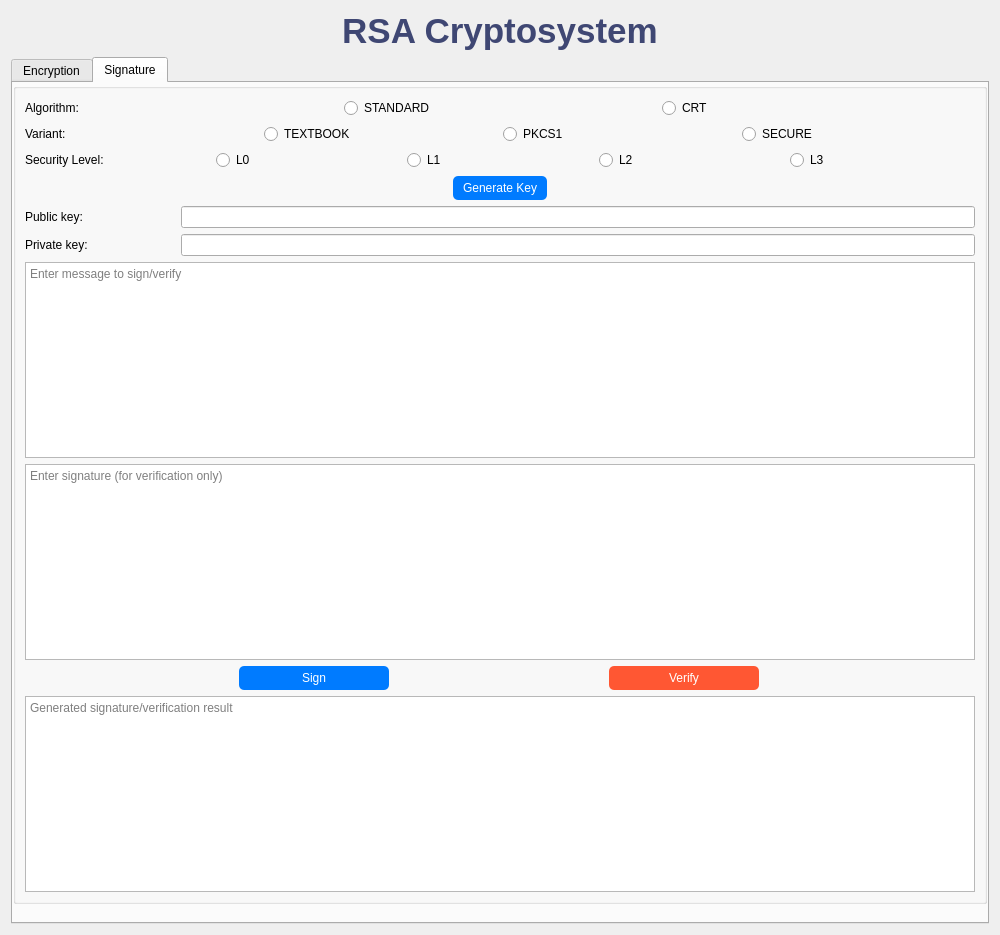
<?xml version="1.0" encoding="UTF-8"?>
<ui version="4.0">
 <class>PKC_Encryption_Schemes</class>
 <widget class="QWidget" name="PKC_Encryption_Schemes">
  <property name="geometry">
   <rect>
    <x>0</x>
    <y>0</y>
    <width>1000</width>
    <height>935</height>
   </rect>
  </property>
  <property name="windowTitle">
   <string>PKC: Encryption Schemes</string>
  </property>
  <layout class="QVBoxLayout" name="mainLayout">
   <item>
    <widget class="QLabel" name="mainTitle">
     <property name="styleSheet">
      <string>font-size: 35px; font-weight: bold; color: #3f4773;</string>
     </property>
     <property name="text">
      <string>RSA Cryptosystem</string>
     </property>
     <property name="alignment">
      <set>Qt::AlignmentFlag::AlignCenter</set>
     </property>
    </widget>
   </item>
   <item>
    <widget class="QTabWidget" name="tabWidget">
     <property name="currentIndex">
      <number>1</number>
     </property>
     <widget class="QWidget" name="tab">
      <attribute name="title">
       <string>Encryption</string>
      </attribute>
      <widget class="QGroupBox" name="rsaGroup">
       <property name="geometry">
        <rect>
         <x>0</x>
         <y>0</y>
         <width>974</width>
         <height>821</height>
        </rect>
       </property>
       <layout class="QVBoxLayout" name="rsaLayout">
        <item>
         <layout class="QHBoxLayout" name="rsaAlgorithmLayout">
          <item>
           <widget class="QLabel" name="rsaAlgorithmLabel">
            <property name="text">
             <string>Algorithm:</string>
            </property>
           </widget>
          </item>
          <item>
           <widget class="QRadioButton" name="rsaStandardRadioButton">
            <property name="text">
             <string>STANDARD</string>
            </property>
            <attribute name="buttonGroup">
             <string notr="true">selRsaAlgoEnc</string>
            </attribute>
           </widget>
          </item>
          <item>
           <widget class="QRadioButton" name="rsaCRTRadioButton">
            <property name="text">
             <string>CRT</string>
            </property>
            <attribute name="buttonGroup">
             <string notr="true">selRsaAlgoEnc</string>
            </attribute>
           </widget>
          </item>
         </layout>
        </item>
        <item>
         <layout class="QHBoxLayout" name="rsaVariantLayout">
          <item>
           <widget class="QLabel" name="rsaVariantLabel">
            <property name="text">
             <string>Variant:</string>
            </property>
           </widget>
          </item>
          <item>
           <widget class="QRadioButton" name="rsaTextbookRadioButton">
            <property name="text">
             <string>TEXTBOOK</string>
            </property>
            <attribute name="buttonGroup">
             <string notr="true">selVarEnc</string>
            </attribute>
           </widget>
          </item>
          <item>
           <widget class="QRadioButton" name="rsaPKCS1RadioButton">
            <property name="text">
             <string>PKCS1</string>
            </property>
            <attribute name="buttonGroup">
             <string notr="true">selVarEnc</string>
            </attribute>
           </widget>
          </item>
          <item>
           <widget class="QRadioButton" name="rsaSecureRadioButton">
            <property name="text">
             <string>SECURE</string>
            </property>
            <attribute name="buttonGroup">
             <string notr="true">selVarEnc</string>
            </attribute>
           </widget>
          </item>
         </layout>
        </item>
        <item>
         <layout class="QHBoxLayout" name="rsaSecurityLevelLayout">
          <item>
           <widget class="QLabel" name="rsaSecurityLevelLabel">
            <property name="text">
             <string>Security Level:</string>
            </property>
           </widget>
          </item>
          <item>
           <widget class="QRadioButton" name="rsaL0RadioButton">
            <property name="text">
             <string>L0</string>
            </property>
            <attribute name="buttonGroup">
             <string notr="true">selSecLevEnc</string>
            </attribute>
           </widget>
          </item>
          <item>
           <widget class="QRadioButton" name="rsaL1RadioButton">
            <property name="text">
             <string>L1</string>
            </property>
            <attribute name="buttonGroup">
             <string notr="true">selSecLevEnc</string>
            </attribute>
           </widget>
          </item>
          <item>
           <widget class="QRadioButton" name="rsaL2RadioButton">
            <property name="text">
             <string>L2</string>
            </property>
            <attribute name="buttonGroup">
             <string notr="true">selSecLevEnc</string>
            </attribute>
           </widget>
          </item>
          <item>
           <widget class="QRadioButton" name="rsaL3RadioButton">
            <property name="text">
             <string>L3</string>
            </property>
            <attribute name="buttonGroup">
             <string notr="true">selSecLevEnc</string>
            </attribute>
           </widget>
          </item>
         </layout>
        </item>
        <item>
         <layout class="QHBoxLayout" name="generateRsaKeyLayout">
          <item>
           <spacer name="leftSpacer">
            <property name="orientation">
             <enum>Qt::Orientation::Horizontal</enum>
            </property>
            <property name="sizeType">
             <enum>QSizePolicy::Policy::Expanding</enum>
            </property>
            <property name="sizeHint" stdset="0">
             <size>
              <width>0</width>
              <height>0</height>
             </size>
            </property>
           </spacer>
          </item>
          <item>
           <widget class="QPushButton" name="generateRsaKeyButton">
            <property name="styleSheet">
             <string notr="true">background-color: #007BFF; color: white; padding: 5px 10px; border-radius: 5px;</string>
            </property>
            <property name="text">
             <string>Generate Key</string>
            </property>
           </widget>
          </item>
          <item>
           <spacer name="rightSpacer">
            <property name="orientation">
             <enum>Qt::Orientation::Horizontal</enum>
            </property>
            <property name="sizeType">
             <enum>QSizePolicy::Policy::Expanding</enum>
            </property>
            <property name="sizeHint" stdset="0">
             <size>
              <width>0</width>
              <height>0</height>
             </size>
            </property>
           </spacer>
          </item>
         </layout>
        </item>
        <item>
         <layout class="QFormLayout" name="rsaParametersLayout">
          <item row="0" column="0">
           <widget class="QLabel" name="rsaExponentLabel">
            <property name="text">
             <string>Public key: </string>
            </property>
           </widget>
          </item>
          <item row="0" column="1">
           <widget class="QLineEdit" name="rsaExponentInput"/>
          </item>
         </layout>
        </item>
        <item>
         <layout class="QHBoxLayout" name="horizontalLayout">
          <item>
           <widget class="QLabel" name="label">
            <property name="text">
             <string>Private key:</string>
            </property>
           </widget>
          </item>
          <item>
           <widget class="QLineEdit" name="lineEdit"/>
          </item>
         </layout>
        </item>
        <item>
         <widget class="QTextEdit" name="inputText">
          <property name="placeholderText">
           <string>Enter message to encrypt/decrypt</string>
          </property>
         </widget>
        </item>
        <item>
         <layout class="QHBoxLayout" name="encryptDecryptButtonsLayout">
          <item>
           <widget class="QPushButton" name="encryptButton">
            <property name="maximumSize">
             <size>
              <width>150</width>
              <height>30</height>
             </size>
            </property>
            <property name="styleSheet">
             <string>background-color: #007BFF; color: white; padding: 5px 10px; border-radius: 5px;</string>
            </property>
            <property name="text">
             <string>Encrypt</string>
            </property>
           </widget>
          </item>
          <item>
           <widget class="QPushButton" name="decryptButton">
            <property name="maximumSize">
             <size>
              <width>150</width>
              <height>30</height>
             </size>
            </property>
            <property name="styleSheet">
             <string>background-color: #FF5733; color: white; padding: 5px 10px; border-radius: 5px;</string>
            </property>
            <property name="text">
             <string>Decrypt</string>
            </property>
           </widget>
          </item>
         </layout>
        </item>
        <item>
         <widget class="QTextEdit" name="outputText">
          <property name="readOnly">
           <bool>true</bool>
          </property>
          <property name="placeholderText">
           <string>Generated encrypted/decrypted message</string>
          </property>
         </widget>
        </item>
       </layout>
      </widget>
     </widget>
     <widget class="QWidget" name="tab_2">
      <attribute name="title">
       <string>Signature</string>
      </attribute>
      <widget class="QGroupBox" name="rsaGroup">
       <property name="geometry">
        <rect>
         <x>0</x>
         <y>0</y>
         <width>974</width>
         <height>821</height>
        </rect>
       </property>
       <layout class="QVBoxLayout" name="rsaLayout">
        <item>
         <layout class="QHBoxLayout" name="rsaAlgorithmLayout">
          <item>
           <widget class="QLabel" name="rsaAlgorithmLabel">
            <property name="text">
             <string>Algorithm:</string>
            </property>
           </widget>
          </item>
          <item>
           <widget class="QRadioButton" name="rsaStandardRadioButton">
            <property name="text">
             <string>STANDARD</string>
            </property>
            <attribute name="buttonGroup">
             <string notr="true">selAlgoSig</string>
            </attribute>
           </widget>
          </item>
          <item>
           <widget class="QRadioButton" name="rsaCRTRadioButton">
            <property name="text">
             <string>CRT</string>
            </property>
            <attribute name="buttonGroup">
             <string notr="true">selAlgoSig</string>
            </attribute>
           </widget>
          </item>
         </layout>
        </item>
        <item>
         <layout class="QHBoxLayout" name="rsaVariantLayout">
          <item>
           <widget class="QLabel" name="rsaVariantLabel">
            <property name="text">
             <string>Variant:</string>
            </property>
           </widget>
          </item>
          <item>
           <widget class="QRadioButton" name="rsaTextbookRadioButton">
            <property name="text">
             <string>TEXTBOOK</string>
            </property>
            <attribute name="buttonGroup">
             <string notr="true">selVarSig</string>
            </attribute>
           </widget>
          </item>
          <item>
           <widget class="QRadioButton" name="rsaPKCS1RadioButton">
            <property name="text">
             <string>PKCS1</string>
            </property>
            <attribute name="buttonGroup">
             <string notr="true">selVarSig</string>
            </attribute>
           </widget>
          </item>
          <item>
           <widget class="QRadioButton" name="rsaSecureRadioButton">
            <property name="text">
             <string>SECURE</string>
            </property>
            <attribute name="buttonGroup">
             <string notr="true">selVarSig</string>
            </attribute>
           </widget>
          </item>
         </layout>
        </item>
        <item>
         <layout class="QHBoxLayout" name="rsaSecurityLevelLayout">
          <item>
           <widget class="QLabel" name="rsaSecurityLevelLabel">
            <property name="text">
             <string>Security Level:</string>
            </property>
           </widget>
          </item>
          <item>
           <widget class="QRadioButton" name="rsaL0RadioButton">
            <property name="text">
             <string>L0</string>
            </property>
            <attribute name="buttonGroup">
             <string notr="true">selSecLevSig</string>
            </attribute>
           </widget>
          </item>
          <item>
           <widget class="QRadioButton" name="rsaL1RadioButton">
            <property name="text">
             <string>L1</string>
            </property>
            <attribute name="buttonGroup">
             <string notr="true">selSecLevSig</string>
            </attribute>
           </widget>
          </item>
          <item>
           <widget class="QRadioButton" name="rsaL2RadioButton">
            <property name="text">
             <string>L2</string>
            </property>
            <attribute name="buttonGroup">
             <string notr="true">selSecLevSig</string>
            </attribute>
           </widget>
          </item>
          <item>
           <widget class="QRadioButton" name="rsaL3RadioButton">
            <property name="text">
             <string>L3</string>
            </property>
            <attribute name="buttonGroup">
             <string notr="true">selSecLevSig</string>
            </attribute>
           </widget>
          </item>
         </layout>
        </item>
        <item>
         <layout class="QHBoxLayout" name="generateRsaKeyLayout">
          <item>
           <spacer name="leftSpacer">
            <property name="orientation">
             <enum>Qt::Orientation::Horizontal</enum>
            </property>
            <property name="sizeType">
             <enum>QSizePolicy::Policy::Expanding</enum>
            </property>
            <property name="sizeHint" stdset="0">
             <size>
              <width>0</width>
              <height>0</height>
             </size>
            </property>
           </spacer>
          </item>
          <item>
           <widget class="QPushButton" name="generateRsaKeyButton">
            <property name="styleSheet">
             <string notr="true">background-color: #007BFF; color: white; padding: 5px 10px; border-radius: 5px;</string>
            </property>
            <property name="text">
             <string>Generate Key</string>
            </property>
           </widget>
          </item>
          <item>
           <spacer name="rightSpacer">
            <property name="orientation">
             <enum>Qt::Orientation::Horizontal</enum>
            </property>
            <property name="sizeType">
             <enum>QSizePolicy::Policy::Expanding</enum>
            </property>
            <property name="sizeHint" stdset="0">
             <size>
              <width>0</width>
              <height>0</height>
             </size>
            </property>
           </spacer>
          </item>
         </layout>
        </item>
        <item>
         <layout class="QFormLayout" name="rsaParametersLayout">
          <item row="0" column="0">
           <widget class="QLabel" name="rsaExponentLabel">
            <property name="minimumSize">
             <size>
              <width>150</width>
              <height>0</height>
             </size>
            </property>
            <property name="text">
             <string>Public key: </string>
            </property>
           </widget>
          </item>
          <item row="0" column="1">
           <widget class="QLineEdit" name="rsaExponentInput"/>
          </item>
         </layout>
        </item>
        <item>
         <layout class="QHBoxLayout" name="horizontalLayout">
          <item>
           <widget class="QLabel" name="label">
            <property name="minimumSize">
             <size>
              <width>150</width>
              <height>0</height>
             </size>
            </property>
            <property name="text">
             <string>Private key:</string>
            </property>
           </widget>
          </item>
          <item>
           <widget class="QLineEdit" name="lineEdit"/>
          </item>
         </layout>
        </item>
        <item>
         <widget class="QTextEdit" name="inputText">
          <property name="placeholderText">
           <string>Enter message to sign/verify</string>
          </property>
         </widget>
        </item>
        <item>
         <widget class="QTextEdit" name="inputText">
          <property name="placeholderText">
           <string>Enter signature (for verification only)</string>
          </property>
         </widget>
        </item>
        <item>
         <layout class="QHBoxLayout" name="encryptDecryptButtonsLayout">
          <item>
           <widget class="QPushButton" name="encryptButton">
            <property name="maximumSize">
             <size>
              <width>150</width>
              <height>30</height>
             </size>
            </property>
            <property name="styleSheet">
             <string>background-color: #007BFF; color: white; padding: 5px 10px; border-radius: 5px;</string>
            </property>
            <property name="text">
             <string>Sign</string>
            </property>
           </widget>
          </item>
          <item>
           <widget class="QPushButton" name="decryptButton">
            <property name="maximumSize">
             <size>
              <width>150</width>
              <height>30</height>
             </size>
            </property>
            <property name="styleSheet">
             <string>background-color: #FF5733; color: white; padding: 5px 10px; border-radius: 5px;</string>
            </property>
            <property name="text">
             <string>Verify</string>
            </property>
           </widget>
          </item>
         </layout>
        </item>
        <item>
         <widget class="QTextEdit" name="outputText">
          <property name="readOnly">
           <bool>true</bool>
          </property>
          <property name="placeholderText">
           <string>Generated signature/verification result</string>
          </property>
         </widget>
        </item>
       </layout>
      </widget>
     </widget>
    </widget>
   </item>
  </layout>
 </widget>
 <resources/>
 <connections/>
 <buttongroups>
  <buttongroup name="selRsaAlgoEnc"/>
  <buttongroup name="selVarEnc"/>
  <buttongroup name="selVarSig"/>
  <buttongroup name="selAlgoSig"/>
  <buttongroup name="selSecLevEnc"/>
  <buttongroup name="selSecLevSig"/>
 </buttongroups>
</ui>
